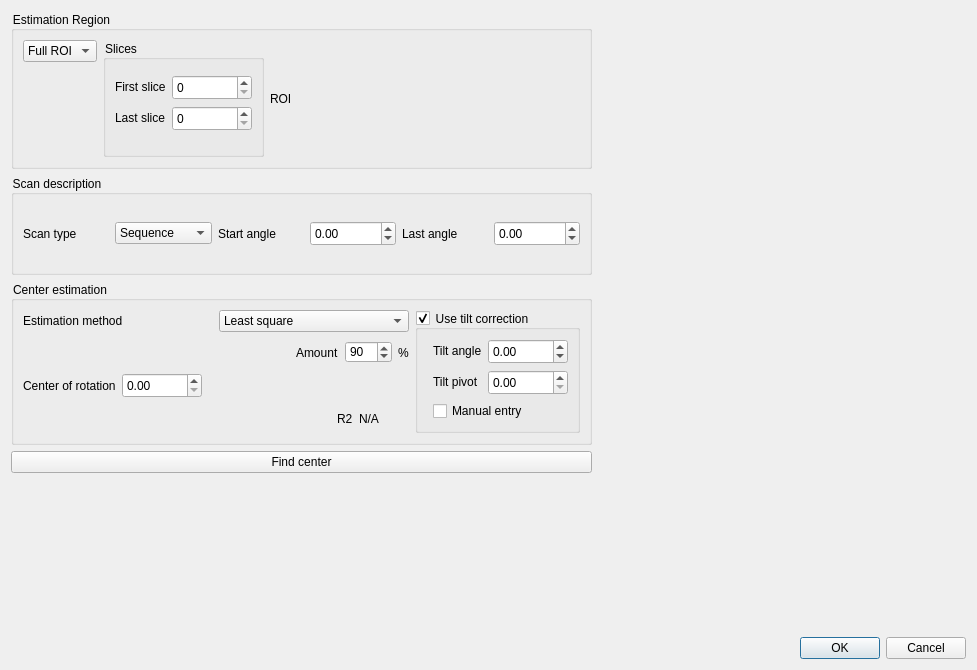
<?xml version="1.0" encoding="UTF-8"?>
<ui version="4.0">
 <class>ConfigureGeometryDialog</class>
 <widget class="QDialog" name="ConfigureGeometryDialog">
  <property name="geometry">
   <rect>
    <x>0</x>
    <y>0</y>
    <width>977</width>
    <height>670</height>
   </rect>
  </property>
  <property name="minimumSize">
   <size>
    <width>0</width>
    <height>0</height>
   </size>
  </property>
  <property name="windowTitle">
   <string>Configure geometry</string>
  </property>
  <layout class="QVBoxLayout" name="verticalLayout_2">
   <item>
    <layout class="QHBoxLayout" name="horizontalLayout">
     <item>
      <layout class="QVBoxLayout" name="verticalLayout">
       <item>
        <widget class="QGroupBox" name="groupBox">
         <property name="minimumSize">
          <size>
           <width>0</width>
           <height>0</height>
          </size>
         </property>
         <property name="styleSheet">
          <string notr="true">QGroupBox {font-size:13}</string>
         </property>
         <property name="title">
          <string>Estimation Region</string>
         </property>
         <layout class="QHBoxLayout" name="horizontalLayout_6">
          <item>
           <layout class="QHBoxLayout" name="horizontalLayout_5">
            <item>
             <layout class="QVBoxLayout" name="verticalLayout_6">
              <item>
               <widget class="QComboBox" name="comboROISelection">
                <property name="toolTip">
                 <string>Select ROI to use for the estimate. Sometimes the full ROI deliver misleading results.</string>
                </property>
                <property name="styleSheet">
                 <string notr="true"/>
                </property>
                <item>
                 <property name="text">
                  <string>Full ROI</string>
                 </property>
                </item>
                <item>
                 <property name="text">
                  <string>Slices</string>
                 </property>
                </item>
               </widget>
              </item>
              <item>
               <spacer name="verticalSpacer_2">
                <property name="orientation">
                 <enum>Qt::Vertical</enum>
                </property>
                <property name="sizeHint" stdset="0">
                 <size>
                  <width>20</width>
                  <height>40</height>
                 </size>
                </property>
               </spacer>
              </item>
             </layout>
            </item>
            <item>
             <widget class="QGroupBox" name="groupBoxSlices">
              <property name="minimumSize">
               <size>
                <width>0</width>
                <height>100</height>
               </size>
              </property>
              <property name="title">
               <string>Slices</string>
              </property>
              <layout class="QFormLayout" name="formLayout_3">
               <item row="0" column="0">
                <layout class="QVBoxLayout" name="verticalLayout_3"/>
               </item>
               <item row="2" column="0">
                <widget class="QLabel" name="label_4">
                 <property name="text">
                  <string>Last slice</string>
                 </property>
                </widget>
               </item>
               <item row="1" column="0">
                <widget class="QLabel" name="label_3">
                 <property name="text">
                  <string>First slice</string>
                 </property>
                </widget>
               </item>
               <item row="1" column="1">
                <widget class="QSpinBox" name="spinSliceFirst">
                 <property name="minimumSize">
                  <size>
                   <width>80</width>
                   <height>25</height>
                  </size>
                 </property>
                 <property name="toolTip">
                  <string>First slice of the sub ROI</string>
                 </property>
                 <property name="maximum">
                  <number>9999</number>
                 </property>
                </widget>
               </item>
               <item row="2" column="1">
                <widget class="QSpinBox" name="spinSliceLast">
                 <property name="minimumSize">
                  <size>
                   <width>80</width>
                   <height>25</height>
                  </size>
                 </property>
                 <property name="toolTip">
                  <string>Last slice of the sub ROI</string>
                 </property>
                 <property name="maximum">
                  <number>9999</number>
                 </property>
                </widget>
               </item>
              </layout>
             </widget>
            </item>
            <item>
             <widget class="QLabel" name="label_ProjROI">
              <property name="text">
               <string>ROI</string>
              </property>
             </widget>
            </item>
            <item>
             <spacer name="horizontalSpacer_5">
              <property name="orientation">
               <enum>Qt::Horizontal</enum>
              </property>
              <property name="sizeHint" stdset="0">
               <size>
                <width>40</width>
                <height>20</height>
               </size>
              </property>
             </spacer>
            </item>
           </layout>
          </item>
         </layout>
        </widget>
       </item>
       <item>
        <widget class="QGroupBox" name="groupBox_3">
         <property name="minimumSize">
          <size>
           <width>0</width>
           <height>100</height>
          </size>
         </property>
         <property name="styleSheet">
          <string notr="true">QGroupBox {font-size:13}</string>
         </property>
         <property name="title">
          <string>Scan description</string>
         </property>
         <layout class="QVBoxLayout" name="verticalLayout_5">
          <item>
           <layout class="QHBoxLayout" name="horizontalLayout_2">
            <item>
             <widget class="QLabel" name="label_5">
              <property name="text">
               <string>Scan type</string>
              </property>
             </widget>
            </item>
            <item>
             <widget class="QComboBox" name="comboScanType">
              <property name="toolTip">
               <string>Scanning secquence. Needed to find opposite projection.</string>
              </property>
              <item>
               <property name="text">
                <string>Sequence</string>
               </property>
              </item>
              <item>
               <property name="text">
                <string>Golden ratio</string>
               </property>
              </item>
             </widget>
            </item>
            <item>
             <widget class="QLabel" name="label_6">
              <property name="text">
               <string>Start angle</string>
              </property>
             </widget>
            </item>
            <item>
             <widget class="QDoubleSpinBox" name="dspinAngleFirst">
              <property name="minimumSize">
               <size>
                <width>80</width>
                <height>25</height>
               </size>
              </property>
              <property name="toolTip">
               <string>First acquisition angle</string>
              </property>
              <property name="minimum">
               <double>-720.000000000000000</double>
              </property>
              <property name="maximum">
               <double>720.000000000000000</double>
              </property>
             </widget>
            </item>
            <item>
             <widget class="QLabel" name="label_7">
              <property name="text">
               <string>Last angle</string>
              </property>
             </widget>
            </item>
            <item>
             <widget class="QDoubleSpinBox" name="dspinAngleLast">
              <property name="minimumSize">
               <size>
                <width>80</width>
                <height>25</height>
               </size>
              </property>
              <property name="toolTip">
               <string>Last acquisition angle</string>
              </property>
              <property name="minimum">
               <double>-720.000000000000000</double>
              </property>
              <property name="maximum">
               <double>720.000000000000000</double>
              </property>
             </widget>
            </item>
           </layout>
          </item>
         </layout>
        </widget>
       </item>
       <item>
        <widget class="QGroupBox" name="groupBox_2">
         <property name="styleSheet">
          <string notr="true">QGroupBox {font-size:13}</string>
         </property>
         <property name="title">
          <string>Center estimation</string>
         </property>
         <layout class="QHBoxLayout" name="horizontalLayout_4">
          <item>
           <layout class="QHBoxLayout" name="horizontalLayout_3">
            <item>
             <layout class="QVBoxLayout" name="verticalLayout_4">
              <item>
               <layout class="QHBoxLayout" name="horizontalLayout_9">
                <item>
                 <widget class="QLabel" name="label_11">
                  <property name="text">
                   <string>Estimation method</string>
                  </property>
                 </widget>
                </item>
                <item>
                 <widget class="QComboBox" name="comboEstimatationMethod">
                  <property name="toolTip">
                   <string>Estimation algorithm</string>
                  </property>
                  <item>
                   <property name="text">
                    <string>Least square</string>
                   </property>
                  </item>
                  <item>
                   <property name="text">
                    <string>Correlation</string>
                   </property>
                  </item>
                 </widget>
                </item>
               </layout>
              </item>
              <item>
               <layout class="QHBoxLayout" name="horizontalLayout_8">
                <item>
                 <spacer name="horizontalSpacer_3">
                  <property name="orientation">
                   <enum>Qt::Horizontal</enum>
                  </property>
                  <property name="sizeHint" stdset="0">
                   <size>
                    <width>40</width>
                    <height>20</height>
                   </size>
                  </property>
                 </spacer>
                </item>
                <item>
                 <widget class="QLabel" name="label_2">
                  <property name="text">
                   <string>Amount</string>
                  </property>
                 </widget>
                </item>
                <item>
                 <widget class="QSpinBox" name="spinPercentage">
                  <property name="toolTip">
                   <string>Percentage of the center estimates to use in the regression. This provides a more robust estimate for samples with low contrast regions or gaps</string>
                  </property>
                  <property name="minimum">
                   <number>10</number>
                  </property>
                  <property name="maximum">
                   <number>100</number>
                  </property>
                  <property name="value">
                   <number>90</number>
                  </property>
                 </widget>
                </item>
                <item>
                 <widget class="QLabel" name="label_10">
                  <property name="text">
                   <string>%</string>
                  </property>
                 </widget>
                </item>
               </layout>
              </item>
              <item>
               <layout class="QHBoxLayout" name="horizontalLayout_7">
                <item>
                 <widget class="QLabel" name="label_8">
                  <property name="text">
                   <string>Center of rotation</string>
                  </property>
                 </widget>
                </item>
                <item>
                 <widget class="QDoubleSpinBox" name="dspinCenterRotation">
                  <property name="minimumSize">
                   <size>
                    <width>80</width>
                    <height>25</height>
                   </size>
                  </property>
                  <property name="toolTip">
                   <string>The center of rotation</string>
                  </property>
                  <property name="maximum">
                   <double>9999.000000000000000</double>
                  </property>
                  <property name="singleStep">
                   <double>0.100000000000000</double>
                  </property>
                 </widget>
                </item>
                <item>
                 <spacer name="horizontalSpacer_2">
                  <property name="orientation">
                   <enum>Qt::Horizontal</enum>
                  </property>
                  <property name="sizeHint" stdset="0">
                   <size>
                    <width>40</width>
                    <height>20</height>
                   </size>
                  </property>
                 </spacer>
                </item>
               </layout>
              </item>
              <item>
               <layout class="QHBoxLayout" name="horizontalLayout_11">
                <item>
                 <spacer name="horizontalSpacer">
                  <property name="orientation">
                   <enum>Qt::Horizontal</enum>
                  </property>
                  <property name="sizeHint" stdset="0">
                   <size>
                    <width>40</width>
                    <height>20</height>
                   </size>
                  </property>
                 </spacer>
                </item>
                <item>
                 <widget class="QLabel" name="label_13">
                  <property name="styleSheet">
                   <string notr="true">QLabel {qproperty-alignment: AlignBottom;}</string>
                  </property>
                  <property name="text">
                   <string>R2</string>
                  </property>
                 </widget>
                </item>
                <item>
                 <widget class="QLabel" name="labelR2">
                  <property name="minimumSize">
                   <size>
                    <width>50</width>
                    <height>0</height>
                   </size>
                  </property>
                  <property name="styleSheet">
                   <string notr="true">QLabel {qproperty-alignment: AlignBottom;}</string>
                  </property>
                  <property name="text">
                   <string>N/A</string>
                  </property>
                 </widget>
                </item>
               </layout>
              </item>
             </layout>
            </item>
            <item>
             <widget class="QGroupBox" name="groupUseTilt">
              <property name="minimumSize">
               <size>
                <width>0</width>
                <height>0</height>
               </size>
              </property>
              <property name="styleSheet">
               <string notr="true">QGroupBox {font-size:13}</string>
              </property>
              <property name="title">
               <string>Use tilt correction</string>
              </property>
              <property name="checkable">
               <bool>true</bool>
              </property>
              <layout class="QFormLayout" name="formLayout_2">
               <item row="1" column="1">
                <layout class="QFormLayout" name="formLayout">
                 <item row="0" column="0">
                  <widget class="QLabel" name="labelTiltAngle">
                   <property name="text">
                    <string>Tilt angle</string>
                   </property>
                  </widget>
                 </item>
                 <item row="0" column="1">
                  <widget class="QDoubleSpinBox" name="dspinTiltAngle">
                   <property name="minimumSize">
                    <size>
                     <width>80</width>
                     <height>25</height>
                    </size>
                   </property>
                   <property name="toolTip">
                    <string>Tilt angle of the acquisition axis</string>
                   </property>
                   <property name="minimum">
                    <double>-10.000000000000000</double>
                   </property>
                   <property name="maximum">
                    <double>10.000000000000000</double>
                   </property>
                   <property name="singleStep">
                    <double>0.100000000000000</double>
                   </property>
                  </widget>
                 </item>
                 <item row="1" column="0">
                  <widget class="QLabel" name="labelTiltPivot">
                   <property name="text">
                    <string>Tilt pivot</string>
                   </property>
                  </widget>
                 </item>
                 <item row="1" column="1">
                  <widget class="QDoubleSpinBox" name="dspinTiltPivot">
                   <property name="minimumSize">
                    <size>
                     <width>80</width>
                     <height>25</height>
                    </size>
                   </property>
                   <property name="toolTip">
                    <string>The rotation point for the tilt. Mostly set to the central slice of the projection ROI.</string>
                   </property>
                   <property name="maximum">
                    <double>5000.000000000000000</double>
                   </property>
                  </widget>
                 </item>
                </layout>
               </item>
               <item row="2" column="1">
                <widget class="QCheckBox" name="checkBox_ManualTiltPivotEntry">
                 <property name="toolTip">
                  <string>You can also enter the tilt maunally.</string>
                 </property>
                 <property name="text">
                  <string>Manual entry</string>
                 </property>
                </widget>
               </item>
              </layout>
             </widget>
            </item>
           </layout>
          </item>
         </layout>
        </widget>
       </item>
       <item>
        <widget class="QPushButton" name="buttonFindCenter">
         <property name="minimumSize">
          <size>
           <width>110</width>
           <height>0</height>
          </size>
         </property>
         <property name="toolTip">
          <string>Estimate the center.</string>
         </property>
         <property name="text">
          <string>Find center</string>
         </property>
        </widget>
       </item>
       <item>
        <spacer name="verticalSpacer">
         <property name="orientation">
          <enum>Qt::Vertical</enum>
         </property>
         <property name="sizeHint" stdset="0">
          <size>
           <width>20</width>
           <height>40</height>
          </size>
         </property>
        </spacer>
       </item>
      </layout>
     </item>
     <item>
      <widget class="QtAddons::ImageViewerWidget" name="viewerProjection" native="true">
       <property name="minimumSize">
        <size>
         <width>368</width>
         <height>368</height>
        </size>
       </property>
      </widget>
     </item>
    </layout>
   </item>
   <item>
    <widget class="QDialogButtonBox" name="buttonBox">
     <property name="orientation">
      <enum>Qt::Horizontal</enum>
     </property>
     <property name="standardButtons">
      <set>QDialogButtonBox::Cancel|QDialogButtonBox::Ok</set>
     </property>
    </widget>
   </item>
  </layout>
 </widget>
 <customwidgets>
  <customwidget>
   <class>QtAddons::ImageViewerWidget</class>
   <extends>QWidget</extends>
   <header location="global">imageviewerwidget.h</header>
   <container>1</container>
   <slots>
    <signal>levelsChanged(float,float)</signal>
   </slots>
  </customwidget>
 </customwidgets>
 <resources/>
 <connections>
  <connection>
   <sender>buttonBox</sender>
   <signal>accepted()</signal>
   <receiver>ConfigureGeometryDialog</receiver>
   <slot>accept()</slot>
   <hints>
    <hint type="sourcelabel">
     <x>248</x>
     <y>254</y>
    </hint>
    <hint type="destinationlabel">
     <x>157</x>
     <y>274</y>
    </hint>
   </hints>
  </connection>
  <connection>
   <sender>buttonBox</sender>
   <signal>rejected()</signal>
   <receiver>ConfigureGeometryDialog</receiver>
   <slot>reject()</slot>
   <hints>
    <hint type="sourcelabel">
     <x>316</x>
     <y>260</y>
    </hint>
    <hint type="destinationlabel">
     <x>286</x>
     <y>274</y>
    </hint>
   </hints>
  </connection>
 </connections>
</ui>
